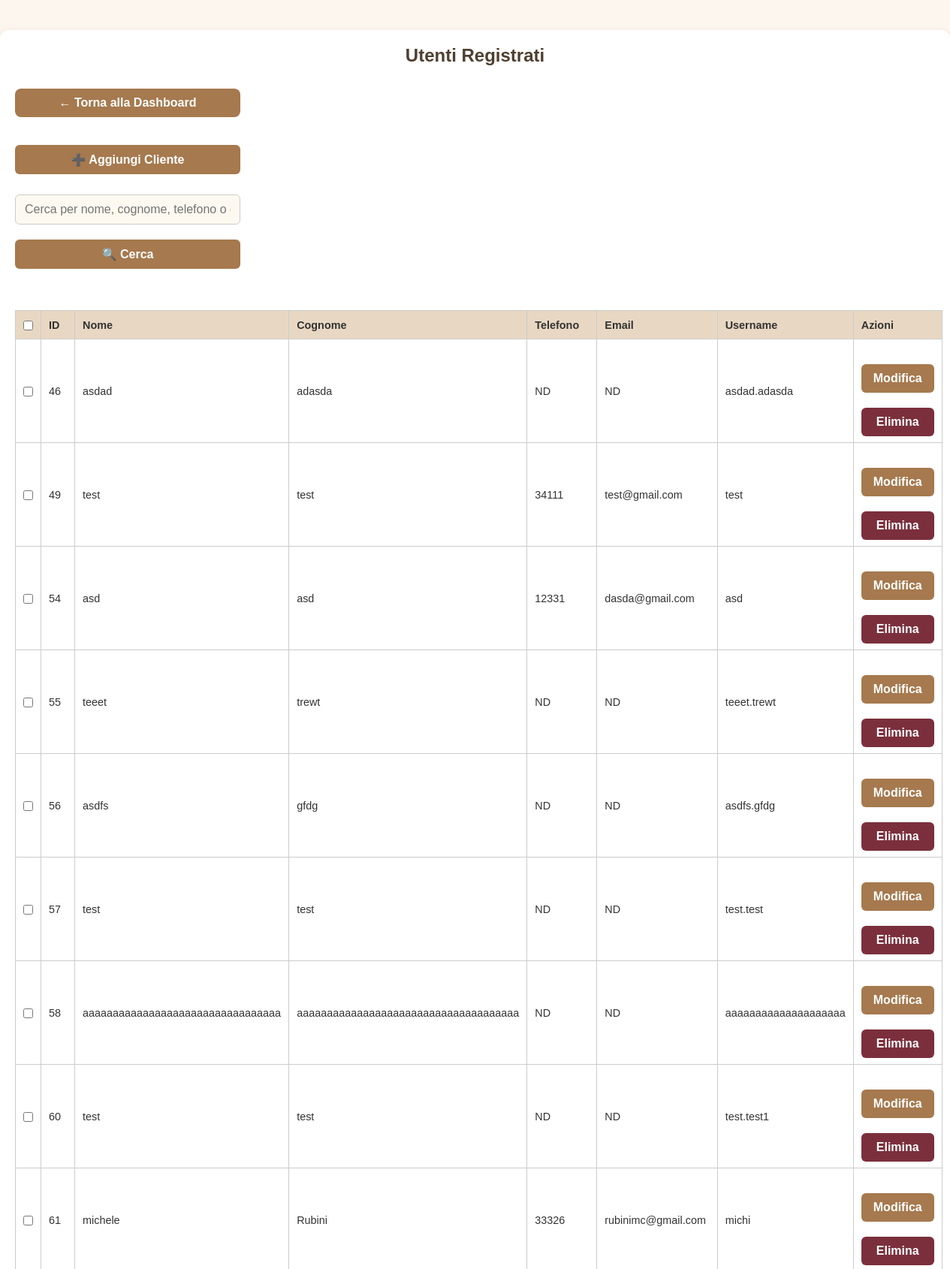
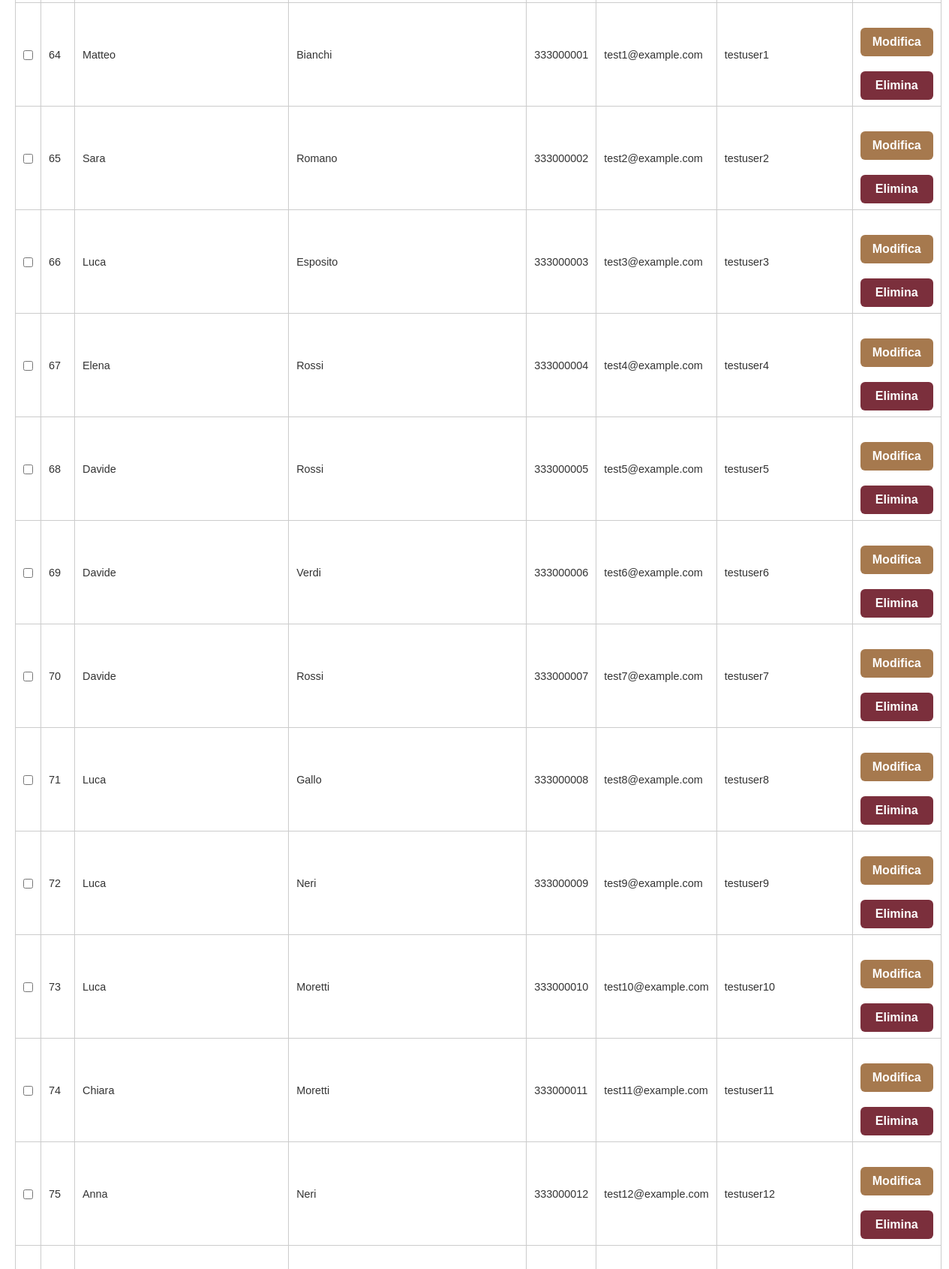
/admin_users (signed in, upper part), run on the app's committed database (2 pictures, top to bottom).
### tables this page shows
CREATE TABLE users (
            id INTEGER PRIMARY KEY AUTOINCREMENT,
            username TEXT NOT NULL UNIQUE,
            password TEXT NOT NULL
        , name TEXT NOT NULL DEFAULT 'NOME', surname TEXT NOT NULL DEFAULT 'COGNOME', phone TEXT NOT NULL DEFAULT '0000000000', email TEXT, newsletter_optin INTEGER DEFAULT 0);

### app.py (the view)
@app.route('/admin_users')
def admin_users():
    if 'admin' not in session:
        return redirect(url_for('login_admin'))
    page = int(request.args.get('page', 1))
    per_page = 50
    offset = (page - 1) * per_page
    search_query = request.args.get('search', '').strip()
    conn = sqlite3.connect('bookings.db')
    cursor = conn.cursor()
    if search_query:
        search = f"%{search_query}%"
        cursor.execute("""
            SELECT COUNT(*) FROM users
            WHERE name LIKE ? OR surname LIKE ? OR phone LIKE ? OR email LIKE ?
        """, (search, search, search, search))
        total_users = cursor.fetchone()[0]
        cursor.execute("""
            SELECT id, name, surname, phone, email, username
            FROM users
            WHERE name LIKE ? OR surname LIKE ? OR phone LIKE ? OR email LIKE ?
            ORDER BY id
            LIMIT ? OFFSET ?
        """, (search, search, search, search, per_page, offset))
    else:
        cursor.execute("SELECT COUNT(*) FROM users")
        total_users = cursor.fetchone()[0]
        cursor.execute("""
            SELECT id, name, surname, phone, email, username
            FROM users
            ORDER BY id
            LIMIT ? OFFSET ?
        """, (per_page, offset))
    users = cursor.fetchall()
    conn.close()
    total_pages = (total_users + per_page - 1) // per_page
    return render_template('admin_users.html',
                           users=users,
                           page=page,
                           total_pages=total_pages,
                           search_query=search_query)

### templates/admin_users.html (shortened to what this page needs)
<!DOCTYPE html>
<html lang="it">
<head>
  <link rel="stylesheet" href="{{ url_for('static', filename='style.css') }}">
</head>
<body>
  <div class="page">
    <div class="container">
      <h2>Utenti Registrati</h2>
      <div class="top-bar">
        <a class="dashboard-link full-width" href="{{ url_for('admin_dashboard') }}">&larr; Torna alla Dashboard</a>
        <a href="{{ url_for('admin_add_user') }}" class="full-width">
          <button class="big-btn full-width">➕ Aggiungi Cliente</button>
        </a>
        <form method="get" class="full-width search-form">
          <input type="text" name="search" placeholder="Cerca per nome, cognome, telefono o email"
                 value="{{ search_query or '' }}">
          <button type="submit" class="big-btn">🔍 Cerca</button>
        </form>
      </div>
      {% if users %}
      <form method="post" action="{{ url_for('delete_selected_users') }}">
        <table>
          <thead>
            <tr>
              <th><input type="checkbox" id="select-all"></th>
              <th>ID</th>
              <th>Nome</th>
              <th>Cognome</th>
              <th>Telefono</th>
              <th>Email</th>
              <th>Username</th>
              <th>Azioni</th>
            </tr>
          </thead>
          <tbody>
            {% for user in users %}
            <tr>
              <td><input type="checkbox" name="selected_users" value="{{ user[0] }}"></td>
              <td>{{ user[0] }}</td>
              <td>{{ user[1] }}</td>
              <td>{{ user[2] }}</td>
              <td>{{ user[3] }}</td>
              <td>{{ user[4] or 'ND' }}</td>
              <td>{{ user[5] }}</td>
              <td>
                <div class="actions">
                  <a href="{{ url_for('admin_edit_user', user_id=user[0]) }}">
                    <button class="big-btn" type="button">Modifica</button>
                  </a>
                  <form method="post" action="{{ url_for('admin_delete_user', user_id=user[0]) }}" onsubmit="return confirm('Confermi eliminazione utente {{ user[1] }} {{ user[2] }}?')">
                    <button type="submit" class="delete-btn">Elimina</button>
                  </form>
                </div>
              </td>
            </tr>
            {% endfor %}
          </tbody>
        </table>
      </form>
      {% else %}
        <p>Nessun utente registrato.</p>
      {% endif %}
    </div>
  </div>
</body>
</html>

### static/style.css (style rules this page uses)
* { box-sizing: border-box; margin: 0; padding: 0; }
body { font-family: 'Arial', sans-serif; background-color: #fdf6ec; color: #333; display: flex; flex-direction: column; align-items: center; padding: 20px; }
.container { width: 100%; max-width: 600px; background: #fffaf2; padding: 20px; border-radius: 8px; box-shadow: 0 4px 12px rgba(0, 0, 0, 0.1); margin: 20px 0; }
h1, h2, h3 { text-align: center; color: #4e3f2f; margin-bottom: 15px; }
form { display: flex; flex-direction: column; }
input, select, button { padding: 10px; margin-top: 5px; background-color: #fef9f0; color: #333; border: 1px solid #ccc; border-radius: 5px; font-size: 16px; }
button { background-color: #a67c52; color: #fff; cursor: pointer; font-weight: bold; transition: background-color 0.3s; border: none; }
.big-btn { width: 100%; padding: 15px; font-size: 18px; margin: 10px 0; }
a { display: block; text-align: center; margin-top: 15px; text-decoration: none; color: #a67c52; font-weight: bold; }
table { width: 100%; border-collapse: collapse; margin-top: 20px; background-color: #fff; color: #333; }
table, th, td { border: 1px solid #ddd; }
th, td { padding: 10px; text-align: center; }
th { background-color: #f0e6d6; color: #333; }

### templates/admin_users.html (style rules this page uses)
body { margin: 0; padding: 0; background-color: #fdf6ee; font-family: sans-serif; }
.page { width: 100%; display: flex; justify-content: center; }
.container { max-width: 1400px; margin: 40px auto; padding: 20px; background-color: #fff; border-radius: 12px; box-shadow: 0 0 10px rgba(0, 0, 0, 0.05); }
.dashboard-link { display: inline-block; padding: 10px 20px; background-color: #a6794e; color: white; border-radius: 8px; text-decoration: none; font-weight: bold; transition: background-color 0.3s ease; text-align: center; }
table { width: 100%; border-collapse: collapse; font-size: 0.9rem; }
table th, table td { padding: 8px 10px; text-align: left; border: 1px solid #ccc; }
table th { background-color: #e8d8c3; }
.actions { display: flex; flex-direction: column; gap: 5px; }
.big-btn, .delete-btn { padding: 10px 16px; font-size: 1rem; border: none; border-radius: 6px; cursor: pointer; color: #fff; }
.big-btn { background-color: #a6794e; }
.delete-btn { background-color: #7b2f3c !important; }
.top-bar { display: flex; flex-direction: column; align-items: flex-start; gap: 12px; margin-bottom: 25px; width: 300px; }
.full-width { width: 100%; }
.search-form { display: flex; gap: 10px; width: 100%; }
.search-form input { flex: 1; padding: 10px 12px; border: 1px solid #ccc; border-radius: 6px; font-size: 1rem; }

### data on the page
users: id "46", name "asdad", surname "adasda", phone "ND", username "asdad.adasda"
users: id "49", name "test", surname "test", phone "34111", email "test@gmail.com", username "test"
users: id "54", name "asd", surname "asd", phone "12331", email "dasda@gmail.com", username "asd"
users: id "55", name "teeet", surname "trewt", phone "ND", username "teeet.trewt"
users: id "56", name "asdfs", surname "gfdg", phone "ND", username "asdfs.gfdg"
users: id "57", name "test", surname "test", phone "ND", username "test.test"
users: id "58", name "aaaaaaaaaaaaaaaaaaaaaaaaaaaaaaaaa", surname "aaaaaaaaaaaaaaaaaaaaaaaaaaaaaaaaaaaaa", phone "ND", username "aaaaaaaaaaaaaaaaaaaa"
users: id "60", name "test", surname "test", phone "ND", username "test.test1"
users: id "61", name "michele", surname "Rubini", phone "33326", email "rubinimc@gmail.com", username "michi"
users: id "64", name "Matteo", surname "Bianchi", phone "333000001", email "test1@example.com", username "testuser1"
users: id "65", name "Sara", surname "Romano", phone "333000002", email "test2@example.com", username "testuser2"
users: id "66", name "Luca", surname "Esposito", phone "333000003", email "test3@example.com", username "testuser3"
users: id "67", name "Elena", surname "Rossi", phone "333000004", email "test4@example.com", username "testuser4"
users: id "68", name "Davide", surname "Rossi", phone "333000005", email "test5@example.com", username "testuser5"
users: id "69", name "Davide", surname "Verdi", phone "333000006", email "test6@example.com", username "testuser6"
users: id "70", name "Davide", surname "Rossi", phone "333000007", email "test7@example.com", username "testuser7"
users: id "71", name "Luca", surname "Gallo", phone "333000008", email "test8@example.com", username "testuser8"
users: id "72", name "Luca", surname "Neri", phone "333000009", email "test9@example.com", username "testuser9"
users: id "73", name "Luca", surname "Moretti", phone "333000010", email "test10@example.com", username "testuser10"
users: id "74", name "Chiara", surname "Moretti", phone "333000011", email "test11@example.com", username "testuser11"
users: id "75", name "Anna", surname "Neri", phone "333000012", email "test12@example.com", username "testuser12"
